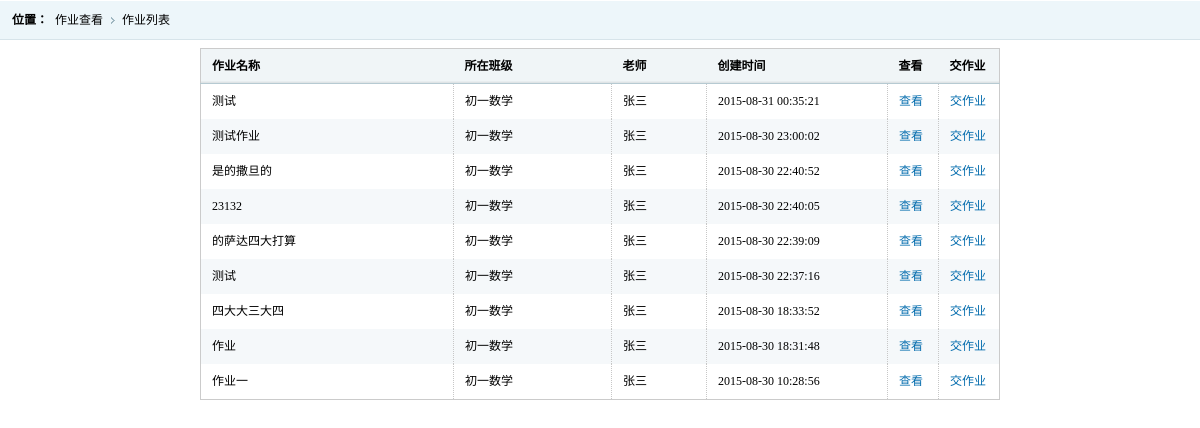
The page /studentviews/studentnewhmwork.php (signed in) on the database as committed earlier.
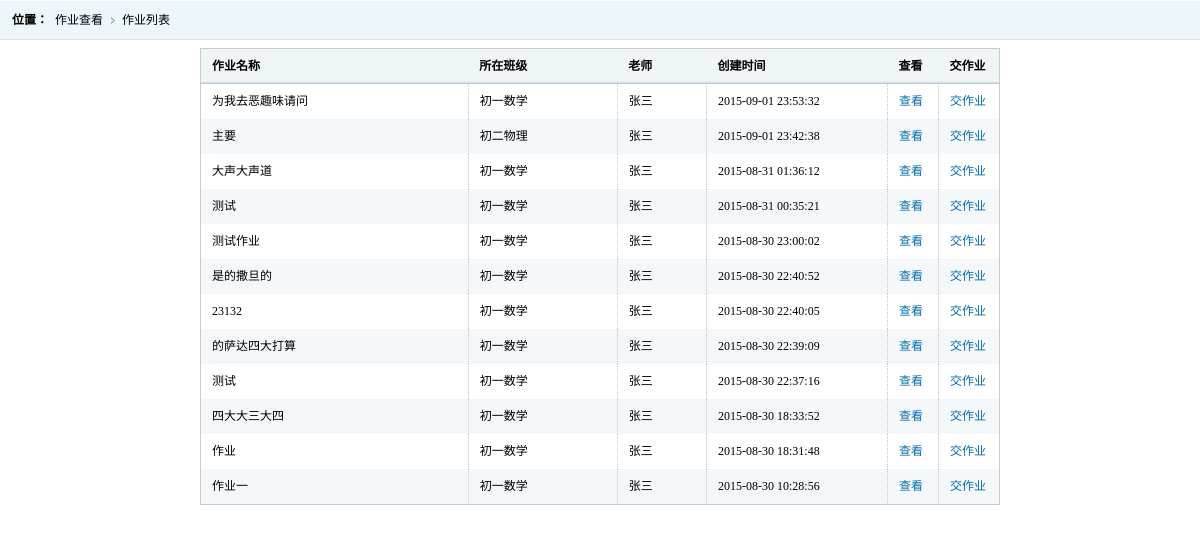
The same page on the database as committed later.
### tables this page shows
CREATE TABLE `hw_hmwork` (
  `hmworkid` int(11) NOT NULL AUTO_INCREMENT,
  `hmworktitle` varchar(1024) DEFAULT NULL,
  `hmworkrequire` varchar(4096) DEFAULT NULL,
  `hmworkcontent` text,
  `hmworkstate` int(11) DEFAULT NULL,
  `hwclassid` int(11) DEFAULT NULL,
  `teacherid` int(11) DEFAULT NULL,
  `createtime` varchar(32) DEFAULT NULL,
  PRIMARY KEY (`hmworkid`)
);

CREATE TABLE `hw_class` (
  `hwclassid` int(11) NOT NULL AUTO_INCREMENT,
  `hwclassname` varchar(256) DEFAULT NULL,
  `hwclassdesc` varchar(2048) DEFAULT NULL,
  `classtime` timestamp NULL DEFAULT NULL ON UPDATE CURRENT_TIMESTAMP,
  PRIMARY KEY (`hwclassid`)
);

CREATE TABLE `hw_user` (
  `userid` int(11) NOT NULL AUTO_INCREMENT,
  `username` varchar(32) DEFAULT NULL,
  `userdisplay` varchar(32) DEFAULT NULL,
  `userpassword` varchar(32) DEFAULT NULL,
  `usertype` int(11) DEFAULT NULL,
  `usertime` timestamp NULL DEFAULT NULL ON UPDATE CURRENT_TIMESTAMP,
  PRIMARY KEY (`userid`)
);

### common.php (called while the page is built, shortened)
<?php
function getloginuser()
{
    $se = $_SESSION['userinfo'];
    $user = new hwuser();
    $user->userid = $se['userid'];
    $user->username = $se['username'];
    $user->userpassword = $se['userpassword'];
    $user->userdisplay = $se['userdisplay'];
    $user->usertype = $se['usertype'];
    return $user;
}
?>

### phplibs/db.php (called while the page is built, shortened)
<?php
Class DB {
    private $link_id;
    private $is_log;
    private $time;
    public function __construct() {
        $this->time = $this->microtime_float();
		require("config.db.php");
        $this->is_log = $db_config["log"];
        if($this->is_log){
            $handle = fopen($db_config["logfilepath"]."dblog.txt", "a+");
            $this->handle=$handle;
        }
    }
    public function connect($dbhost, $dbuser, $dbpw, $dbname, $pconnect = 0,$charset='utf8') {
        if( $pconnect==0 ) {
            $this->link_id = @mysql_connect($dbhost, $dbuser, $dbpw, true);
            if(!$this->link_id){
                $this->halt("数据库连接失败");
            }
        } else {
            $this->link_id = @mysql_pconnect($dbhost, $dbuser, $dbpw);
        }
    }
    public function query($sql) {
        $query = mysql_query($sql,$this->link_id);
        return $query;
    }
    public function free_result() {
        $void = func_get_args();
    }
    public function __destruct() {
        $use_time = ($this-> microtime_float())-($this->time);
    }
    public function write_log($msg=''){
        if($this->is_log){
            $text = date("Y-m-d H:i:s")." ".$msg."\r\n";
        }
    }
    public function microtime_float() {
        list($usec, $sec) = explode(" ", microtime());
        return ((float)$usec + (float)$sec);
    }
}
?>

### phplibs/config.db.php (called while the page is built)
<?php
    $db_config["hostname"] = "localhost";
    $db_config["username"] = "root";
    $db_config["password"] = "";
    $db_config["database"] = "homework";
    $db_config["charset"] = "utf8";
    $db_config["pconnect"] = 1;
    $db_config["log"] = 1;
    $db_config["logfilepath"] = './';
?>

### phplibs/hmworkhelper.php (called while the page is built, shortened)
<?php
require_once ('db.php');
class hmwork
{
    function setvalues($row)
    {
        if (isset($row['hmworkid']))
            $this->hmworkid = $row['hmworkid'];
        if (isset($row['hmworktitle']))
            $this->hmworktitle = $row['hmworktitle'];
        if (isset($row['createtime']))
            $this->createtime = $row['createtime'];
        if (isset($row['hwclassname']))
            $this->hwclassname = $row['hwclassname'];
        if (isset($row['userdisplay']))
            $this->userdisplay = $row['userdisplay'];
    }
    public static function getstudentnewhmwork($studentid)
    {
        $sql = "select hk.hmworkid,hk.hmworktitle,hk.createtime,class.hwclassname ,us.userdisplay
        from hw_hmwork hk,hw_class class,hw_classstudent cs ,hw_user us
        where hk.hwclassid=class.hwclassid and
        hk.hwclassid = cs.hwclassid and us.userid = hk.teacherid and
        cs.studentid = '" . $studentid . "' and hk.hmworkid not in
        (select hmworkid from hw_hmworksub where studentid = '" . $studentid .
            "') ORDER BY hk.hmworkid DESC";
        $db = new DB();
        $query = $db->query($sql);
        $rc = array();
        while ($row = mysql_fetch_array($query, MYSQL_ASSOC)) {
            $info = new hmwork();
            $info->setvalues($row);
            $rc[] = $info;
        }
        return $rc;
    }
}
?>

### studentviews/studentnewhmwork.php (the view, shortened to what this page needs)
<?php
require_once ("../common.php");
require_once ("../phplibs/hmworkhelper.php");
?>
<!DOCTYPE html PUBLIC "-//W3C//DTD XHTML 1.0 Transitional//EN" "http://www.w3.org/TR/xhtml1/DTD/xhtml1-transitional.dtd">
<html xmlns="http://www.w3.org/1999/xhtml">
<head>
<link href="../styles/css/style.css" rel="stylesheet" type="text/css" />
</head>
<body>
<div class="place">
    <span>位置：</span>
    <ul class="placeul">
    <li>作业查看</li>
    <li>作业列表</li>
    </ul>
</div>
<div class="mainframeinfo">
<table class="tablelist">
    <thead>
    <tr>
        <th>作业名称</th>
        <th>所在班级</th>
		<th>老师</th>
        <th>创建时间</th>
        <th>查看</th>
        <th>交作业</th>
    </tr>
    </thead>
    <tbody>
<?php
$user = getloginuser();
if ($user->usertype == USERSTUDENT) {
    $hmwks = hmwork::getstudentnewhmwork($user->userid);
    if ($hmwks != null) {
        foreach ($hmwks as $hk) {
            echo "<tr>
            <td>" . $hk->hmworktitle . "</td>
            <td>" . $hk->hwclassname . "</td>
            <td>" . $hk->userdisplay . "</td>
            <td width=\"180\">" . $hk->createtime . "</td>
            <td width=\"50\"><a href=\"../commonviews/showhmwork.php?id=".$hk->hmworkid."\" class=\"tablelink\">查看</a></td>
            <td width=\"60\"><a href=\"../commonviews/showhmwork.php?id=".$hk->hmworkid."\" class=\"tablelink\">交作业</a></td>
            </tr>";
        }
    }
}
?>
</tbody>
</table>
</div>
</body>
</html>

Rows that differ between the two databases and show on the page:
added hw_hmwork: hmworktitle "为我去恶趣味请问", hwclassid.hwclassname "初一数学", hw_user.userdisplay "张三", createtime "2015-09-01 23:53:32"
added hw_hmwork: hmworktitle "主要", hwclassid.hwclassname "初二物理", hw_user.userdisplay "张三", createtime "2015-09-01 23:42:38"
added hw_hmwork: hmworktitle "大声大声道", hwclassid.hwclassname "初一数学", hw_user.userdisplay "张三", createtime "2015-08-31 01:36:12"
